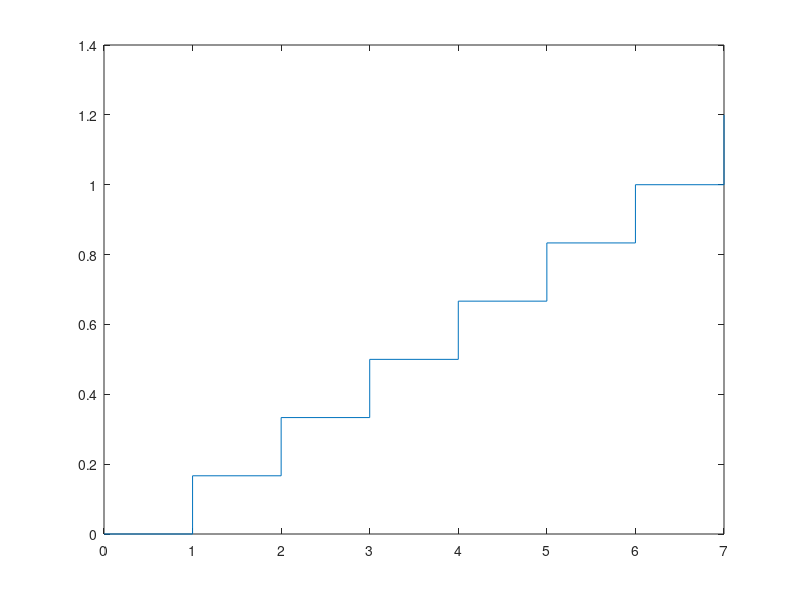

Source code (MATLAB):
x=[1:6];
px= 1/6* ones(1,6);
stem(x, px);%massa de probabilidade
fx= cumsum(px);
stairs([0 ,x, 7 ], [0, fx, 1.2]);%distribuição acumulada
